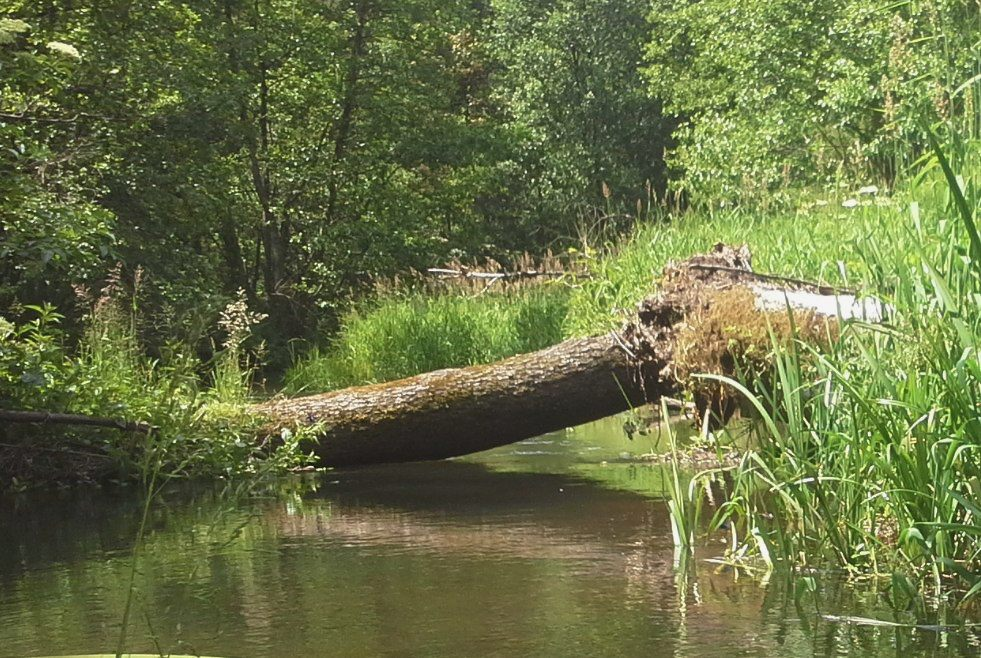
%> input picture lab1/rzeczka.jpg, 981 x 658 px
$ octave zad1.m   (GNU Octave 9; MATLAB toolbox functions it lacks are replaced by stand-ins)
%> lines starting %> are read from the running program, lines starting %| are printed output that depends on the picture
%zad1
img_uint8 = imread('rzeczka.jpg');
%> img_uint8 is the input picture: size 658x981x3 uint8; mean R, G, B 104.7, 113.4, 68.7
img_dbl = double(img_uint8);
img_lewy = img_dbl(:,1:end/2,:);
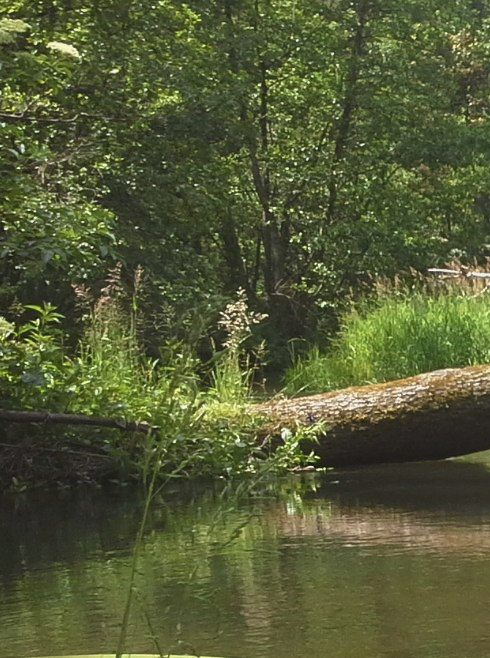
%> img_lewy: size 658x490x3 double; mean R, G, B 84.1, 90.3, 54.3
img_prawy = img_lewy(end:-1:1,:,:);
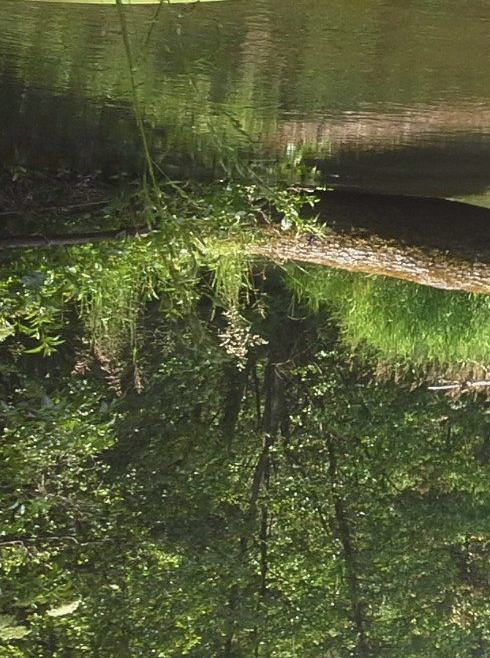
%> img_prawy: size 658x490x3 double; mean R, G, B 84.1, 90.3, 54.3; mean of the top-left, top-right, bottom-left and bottom-right quarters 72.4, 83.5, 71.1, 77.8
img_koniec = [img_lewy img_prawy];
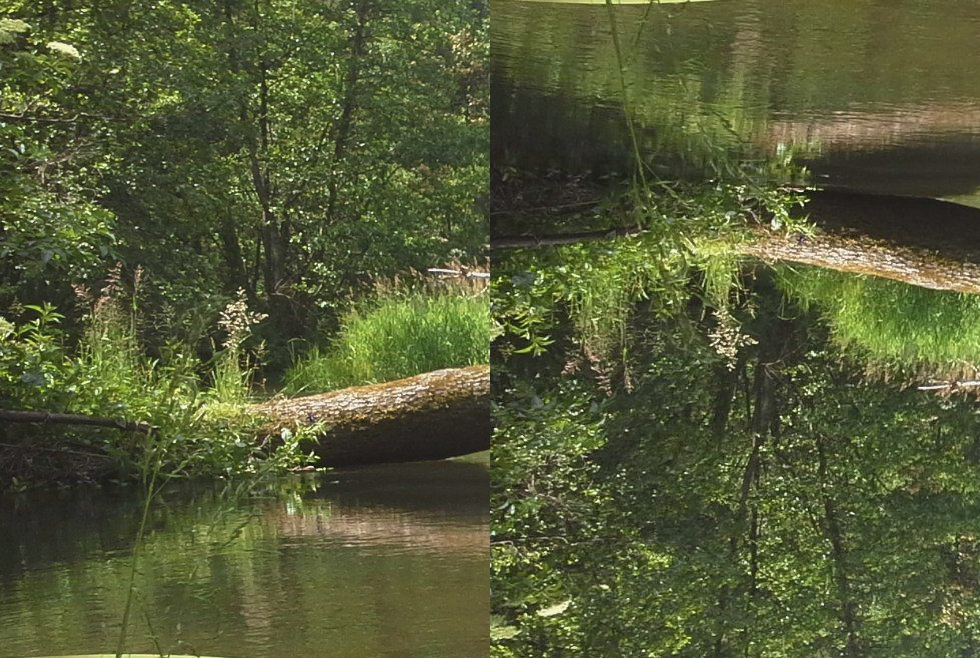
%> img_koniec: size 658x980x3 double; mean R, G, B 84.1, 90.3, 54.3
imshow(img_koniec/255);

$ run again, with lab1/nowy_obrazek_polaczony.jpg copied over lab1/rzeczka.jpg
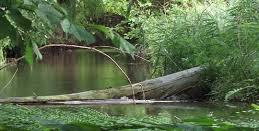
%> input picture lab1/nowy_obrazek_polaczony.jpg, 259 x 131 px
%> img_uint8 is the input picture: size 131x259x3 uint8; mean R, G, B 89.7, 109.2, 74.2
%> `img_prawy = img_lewy(end:-1:1,:,:);`:
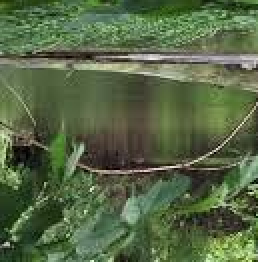
%> img_prawy: size 131x129x3 double (shown 2 times larger); mean R, G, B 86.3, 103.1, 69.1; mean of the top-left, top-right, bottom-left and bottom-right quarters 91.4, 97, 75.6, 80.7
%> `img_koniec = [img_lewy img_prawy];`:
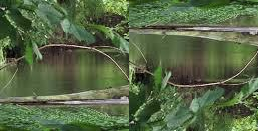
%> img_koniec: size 131x258x3 double; mean R, G, B 86.3, 103.1, 69.1
